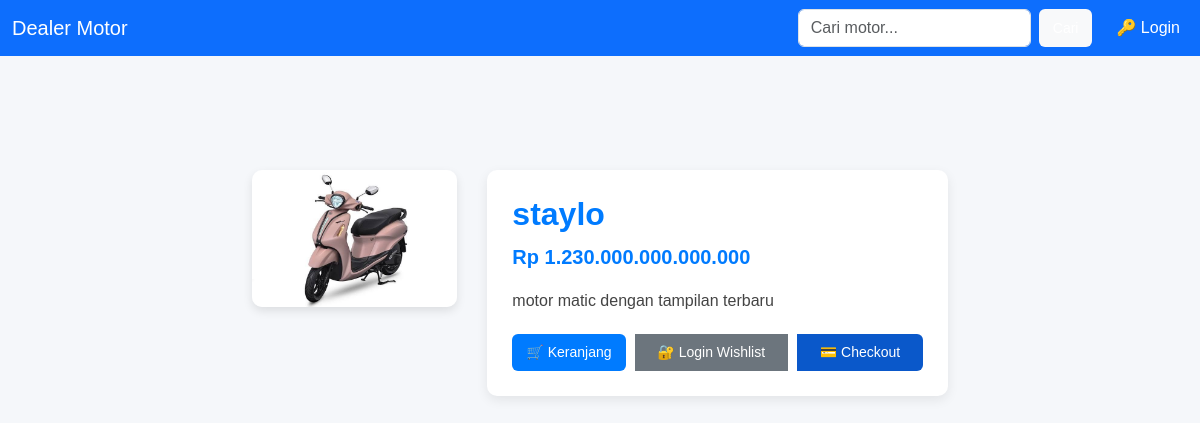
The page /produk_detail.php?id=38 on the database its author committed.
### tables this page shows
CREATE TABLE `produk` (
  `id_produk` int(11) NOT NULL,
  `merk_id` int(11) NOT NULL,
  `nama_produk` varchar(25) NOT NULL,
  `harga` double NOT NULL,
  `deskripsi` varchar(150) NOT NULL,
  `stock` int(30) NOT NULL,
  `kategori` enum('classic','matic','','') NOT NULL,
  `photo` text NOT NULL
);

### produk_detail.php (the view, shortened to what this page needs)
<?php
include "db/koneksi.php";
include "header.php";
$id_produk = intval($_GET['id']);
$stmt = $koneksi->prepare("SELECT * FROM produk WHERE id_produk = ?");
$stmt->bind_param("i", $id_produk);
$stmt->execute();
$produk = $stmt->get_result()->fetch_assoc();
?>
<!DOCTYPE html>
<html lang="id">
<head>
</head>
<body>
  <div class="container">
    <div class="foto">
      <img src="admin/<?= htmlspecialchars($produk['photo']) ?>" alt="<?= htmlspecialchars($produk['nama_produk']) ?>">
    </div>
    <div class="detail">
      <h2><?= htmlspecialchars($produk['nama_produk']) ?></h2>
      <p class="price">Rp <?= number_format($produk['harga'], 0, ',', '.') ?></p>
      <p><?= nl2br(htmlspecialchars($produk['deskripsi'])) ?></p>
      <div class="btn-group">
        <form action="produk_keranjang.php" method="POST" style="display:inline;">
          <button type="submit" class="btn btn-keranjang" name="tambah_keranjang">🛒 Keranjang</button>
        </form>
        <?php if (isset($_SESSION['id_pengguna'])): ?>
          <a href="wishlist.php?id=<?= $produk['id_produk'] ?>&wishlist=1" class="btn btn-wishlist">💖 Wishlist</a>
        <?php else: ?>
          <a href="login.php" class="btn btn-login">🔐 Login Wishlist</a>
        <?php endif; ?>
        <a href="checkout.php?id=<?= $produk['id_produk'] ?>" class="btn btn-checkout">💳 Checkout</a>
      </div>
    </div>
  </div>
</body>
</html>
<?php include "footer.php"; ?>

### produk_detail.php (style rules this page uses)
body { font-family: 'Poppins', sans-serif; background: #f5f7fa; margin: 0; }
.container { width: 80%; margin: 50px auto; padding: 20px; display: flex; gap: 30px; align-items: flex-start; }
.foto { flex: 1; }
.foto img { width: 100%; border-radius: 10px; box-shadow: 0 4px 10px rgba(0, 0, 0, 0.1); }
.detail { flex: 2; background: white; padding: 25px; border-radius: 10px; box-shadow: 0 4px 12px rgba(0, 0, 0, 0.08); }
h2 { margin-top: 0; color: #007bff; font-weight: 600; }
.price { color: #007bff; font-size: 20px; font-weight: bold; margin-bottom: 15px; }
p { color: #444; line-height: 1.6; }
.btn-group { display: flex; justify-content: flex-start; gap: 10px; margin-top: 20px; }
.btn { padding: 8px 14px; text-decoration: none; border-radius: 6px; color: #fff; font-weight: 500; font-size: 14px; transition: all 0.3s ease; border: none; cursor: pointer; }
.btn-keranjang { background: #007bff; }
.btn-checkout { background: #0a58ca; }
.btn-login { background: #6c757d; }

### rows shown on the page
produk: photo+nama_produk (picture), nama_produk "staylo", harga "1.230.000.000.000.000", deskripsi "motor matic dengan tampilan terbaru"
